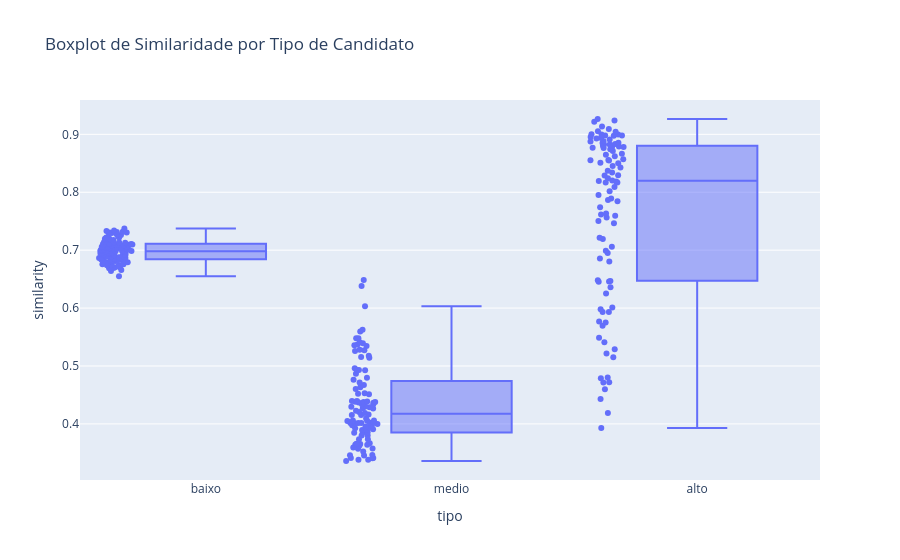

Notebook code cell kept with this figure:
### Code cell
import plotly.express as px

# Filtra primeiro pelo DiagnosedScenario_name
df_direita_baixa = df[df["DiagnosedScenario_name"] == "direita_baixa"]

# Cria uma nova coluna 'tipo' baseada no nome do candidato
def extrair_tipo(nome):
    if "_baixo_" in nome:
        return "baixo"
    elif "_medio_" in nome:
        return "medio"
    elif "_alto_" in nome:
        return "alto"
    else:
        return "outro"

df_direita_baixa["tipo"] = df_direita_baixa["CandidateScenario_name"].apply(extrair_tipo)

# Agora, faz o boxplot com plotly para cada tipo
fig = px.box(df_direita_baixa, x="tipo", y="similarity", points="all", title="Boxplot de Similaridade por Tipo de Candidato")
fig.show()

### Figure 1 — Plotly figure (JSON) as saved in the notebook; plotly's stock layout.template omitted (floating-point values rounded to 4 significant figures; data arrays with more than 128 entries replaced by an {"elided": "..."} marker saying what was removed)
{"data": [{"alignmentgroup": "True", "boxpoints": "all", "hovertemplate": "tipo=%{x}<br>similarity=%{y}<extra></extra>", "legendgroup": "", "marker": {"color": "#636efa"}, "name": "", "notched": false, "offsetgroup": "", "orientation": "v", "showlegend": false, "type": "box", "x": {"elided": "300 str values"}, "x0": " ", "xaxis": "x", "y": {"elided": "300 float values"}, "y0": " ", "yaxis": "y"}], "layout": {"boxmode": "group", "legend": {"tracegroupgap": 0}, "title": {"text": "Boxplot de Similaridade por Tipo de Candidato"}, "xaxis": {"anchor": "y", "domain": [0, 1], "title": {"text": "tipo"}}, "yaxis": {"anchor": "x", "domain": [0, 1], "title": {"text": "similarity"}}}}
